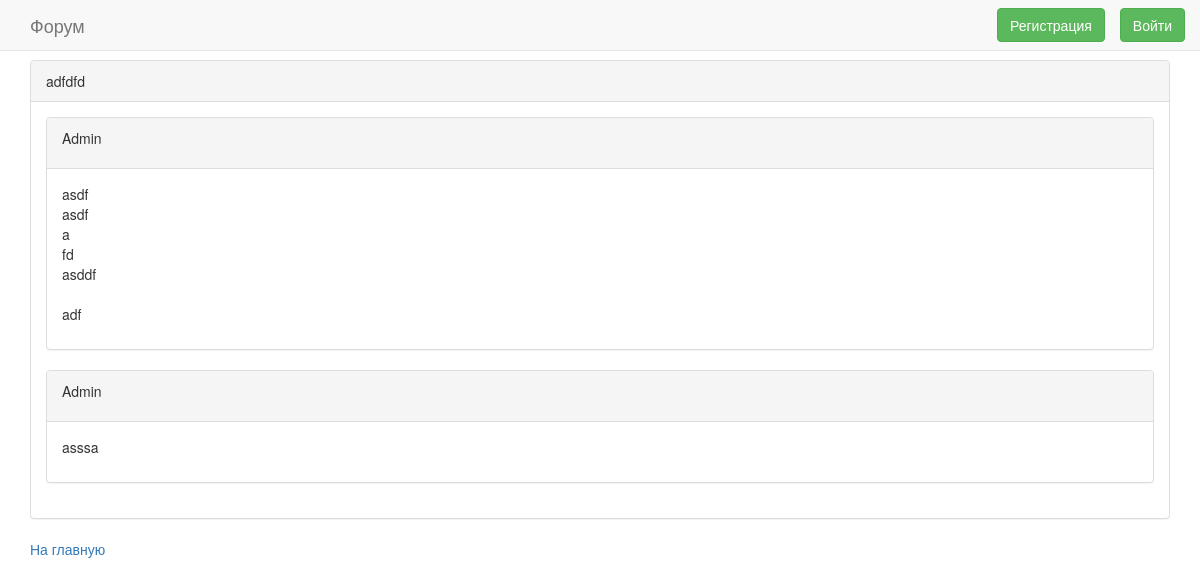
Page /forum_app/sections/11/11/ on the earlier database version.
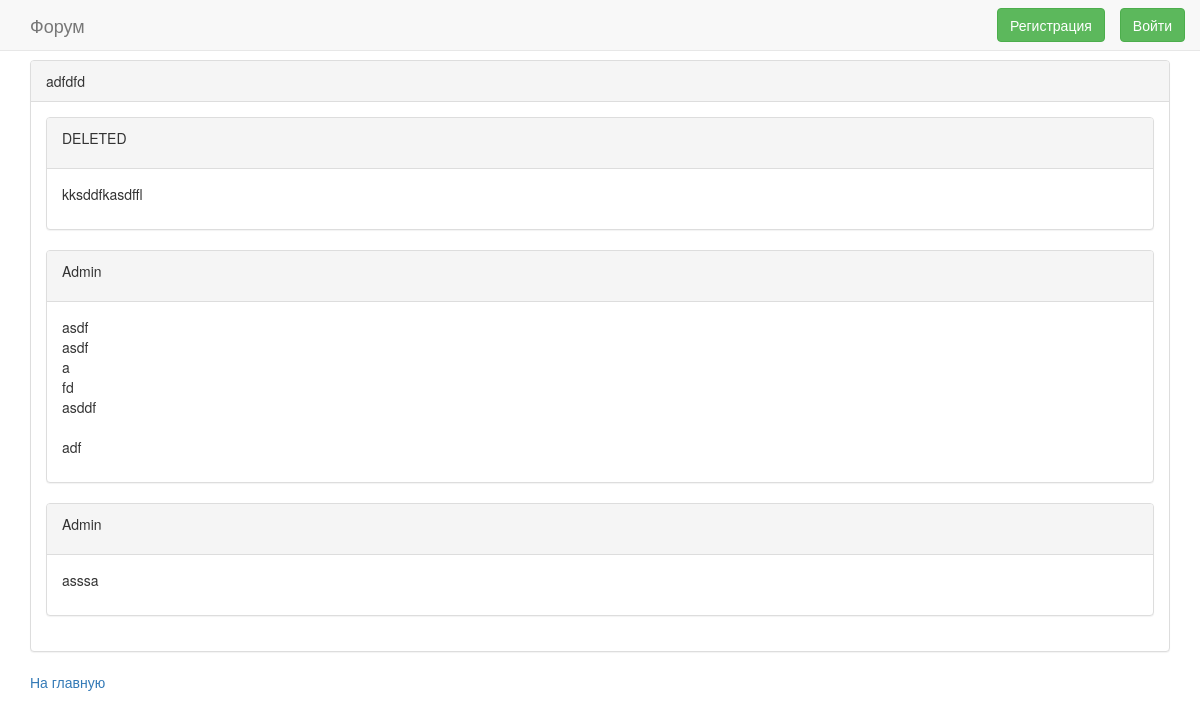
Same page on the later database version.
### forum_app/models.py (models this page shows)
class Thread(models.Model):
    name = models.CharField(max_length=100)
    posts = models.ManyToManyField(Post, blank=True)

class Post(models.Model):
    author = models.ForeignKey(django.contrib.auth.models.User, on_delete=models.SET_NULL, null=True)
    data = models.CharField(max_length=100000)

### forum_app/views.py (the view)
# urls.py: url(r'^sections/(?P<section_id>\d+)/(?P<thread_id>[0-9]+)/$', views.thread_view, name='thread'),
def thread_view(request, section_id, thread_id):
    cur_thread = Thread.objects.get(pk=thread_id)
    posts_on_page = cur_thread.posts.all().order_by('-id')
    page_number = request.GET.get('page')
    pages = Paginator(posts_on_page, 10)
    try:
        cur_page = pages.page(page_number)
    except PageNotAnInteger:
        cur_page = pages.page(1)
    except EmptyPage:
        cur_page = pages.page(pages.num_pages)
    return render(request, 'thread.html', {'thread': cur_thread, 'post_form': PostForm(),
                                           'page': cur_page})

### forum_app/templates/thread.html (shortened to what this page needs)
{% extends "base_generic.html" %}
{% block title2 %}{{ thread.name }}{% endblock %}
{% block content %}
    {% for post in page.object_list %}
        <div class="panel panel-default">
            <div class="panel-heading">
                <div class="row">
                    <div class="col-sm-8">
                        {% if post.author == None %}
                            <p>DELETED</p>
                        {% else %}
                            <p>{{ post.author.username }}</p>
                        {% endif %}
                    </div>
                    <div class="col-sm-4">
                    </div>
                </div>
            </div>
            <div class="panel-body">
                <p>{{ post.data|linebreaksbr }}</p>
            </div>
        </div>
    {% endfor %}
{% endblock %}

### forum_app/templates/base_generic.html (shortened to what this page needs)
<!DOCTYPE html>
<html lang="ru">
<head>
    {% load staticfiles %}
    <link href="{% static 'bootstrap/css/bootstrap.min.css' %}" rel=stylesheet>
</head>
<body>
    <nav class="navbar navbar-default navbar-fixed-top">
      <div class="container">
        <div class="navbar-header">
          <a class="navbar-brand" href="{% url 'index' %}">Форум</a>
        </div>
        <div id="navbar" class="navbar-collapse collapse">
            {% if user.is_authenticated %}
                <form class="navbar-form navbar-right" action="{% url 'logout' %}">
                    <button type="submit" class="btn btn-success navbar-right">Выйти</button>
                </form>
                <form class="navbar-form navbar-right" action="{% url 'profile' user_id=user.id %}">
                    <button type="submit" class="btn btn-success navbar-right">Профиль</button>
                </form>
            {% else %}
                <form class="navbar-form navbar-right" action="{% url 'login' %}">
                    <button type="submit" class="btn btn-success navbar-right">Войти</button>
                </form>
                 <form class="navbar-form navbar-right" action="{% url 'registration' %}">
                    <button type="submit" class="btn btn-success navbar-right">Регистрация</button>
                </form>
            {% endif %}
        </div>
      </div>
    </nav>
    <div class="container">
        <div class="panel panel-default">
            <div class="panel-heading">{%  block title2 %}{% endblock %}</div>
            <div class="panel-body">{% block content %}{% endblock %}</div>
        </div>
    </div>
    <footer class="footer">
      <div class="container">
          <a href="{% url 'index' %}">На главную</a><br>
      </div>
    </footer>
</body>
</html>

### forum_app/templates/base_generic.html (style rules this page uses)
body { padding-top: 60px; padding-bottom: 20px; }

Differences in the rows shown:
added Post: shows "DELETED", data "kksddfkasdffl"
